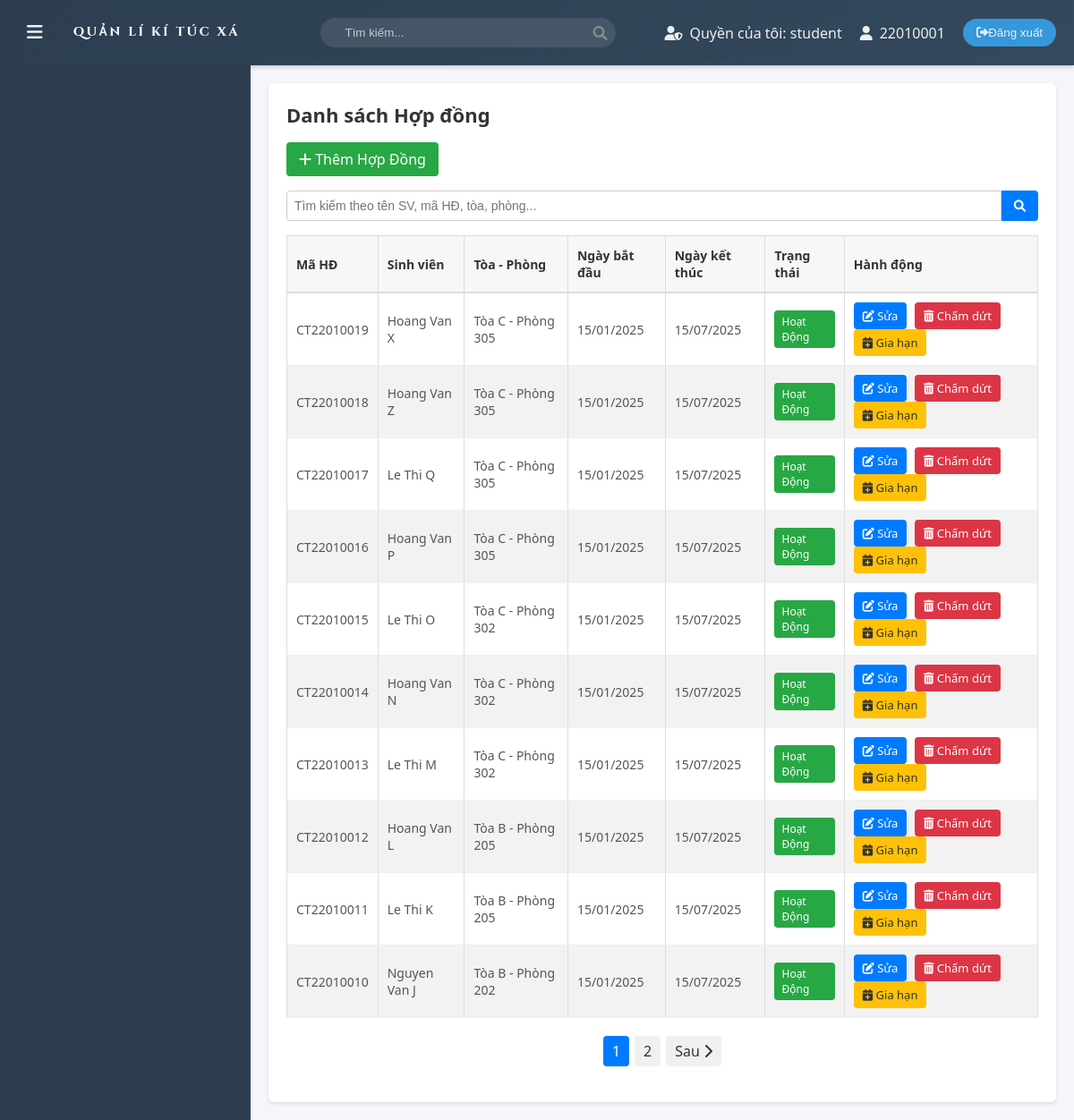
The app's page /php/admin/contracts_list.php (signed in) with its own data.
### tables this page shows
CREATE TABLE Contracts (
    contract_id INT AUTO_INCREMENT PRIMARY KEY,
    contract_code VARCHAR(50) UNIQUE NOT NULL,
    student_id INT NOT NULL,
    room_id INT NOT NULL,
    signed_date DATE NOT NULL,          
    start_date DATE NOT NULL,           
    end_date DATE,                      
    deposit DECIMAL(10,2) DEFAULT 0.00, 
    terms TEXT,                         
    status ENUM('active', 'terminated', 'expired') DEFAULT 'active',
    created_at TIMESTAMP DEFAULT CURRENT_TIMESTAMP,
    FOREIGN KEY (student_id) REFERENCES Students(student_id) ON DELETE CASCADE,
    FOREIGN KEY (room_id) REFERENCES Rooms(room_id) ON DELETE CASCADE
);

CREATE TABLE Students (
    student_id INT AUTO_INCREMENT PRIMARY KEY,
    student_code VARCHAR(50) UNIQUE NOT NULL,
    full_name VARCHAR(255) NOT NULL,
    email VARCHAR(255) NOT NULL,
    phone VARCHAR(20),
    gender ENUM('Male', 'Female', 'Other') DEFAULT 'Other',
    date_of_birth DATE,
    address VARCHAR(255),
    nationality VARCHAR(50) DEFAULT 'Vietnam',
    major VARCHAR(100),
    year_of_study INT CHECK (year_of_study BETWEEN 1 AND 5),
    gpa DECIMAL(3, 2) CHECK (gpa BETWEEN 0.0 AND 4.0),
    room_id INT,
    status ENUM('Active', 'Inactive', 'Graduated') DEFAULT 'Active',
    FOREIGN KEY (room_id) REFERENCES Rooms(room_id) ON DELETE SET NULL
);

CREATE TABLE Rooms (
    room_id INT AUTO_INCREMENT PRIMARY KEY,
    room_code VARCHAR(50) UNIQUE NOT NULL,
    building VARCHAR(1) NOT NULL,
    floor INT NOT NULL,
    room_number VARCHAR(10) NOT NULL,
    capacity ENUM('2', '4', '8') NOT NULL,
    status ENUM('available', 'occupied', 'maintenance') DEFAULT 'available',
    price DECIMAL(10,2) NOT NULL
);

### php/admin/contracts_list.php (the view, shortened to what this page needs)
<?php
include '../config/db_connect.php';
$limit = 10;
$page  = isset($_GET['page']) ? (int)$_GET['page'] : 1;
$offset = ($page - 1) * $limit;
$searchTerm = isset($_GET['search']) ? trim($_GET['search']) : '';
$sql_count = "SELECT COUNT(*) AS total
              FROM Contracts c
              LEFT JOIN Students s ON c.student_id = s.student_id
              LEFT JOIN Rooms r ON c.room_id = r.room_id
              WHERE 1 ";
$sql_main = "SELECT c.contract_id, c.contract_code,
                    s.full_name,
                    r.building, r.room_number,
                    c.start_date, c.end_date, c.status
             FROM Contracts c
             LEFT JOIN Students s ON c.student_id = s.student_id
             LEFT JOIN Rooms r ON c.room_id = r.room_id
             WHERE 1 ";
$sql_main .= " ORDER BY c.contract_id DESC
               LIMIT ? OFFSET ?";
$stmt_count = $conn->prepare($sql_count);
$stmt_count->execute();
$result_count = $stmt_count->get_result();
$totalRow = $result_count->fetch_assoc()['total'] ?? 0;
$totalPage = $totalRow > 0 ? ceil($totalRow / $limit) : 1;
$stmt_main = $conn->prepare($sql_main);
if ($searchTerm !== '') {
    $likeStr = "%{$searchTerm}%";
    $stmt_main->bind_param('ssssii',
        $likeStr, $likeStr, $likeStr, $likeStr,
        $limit, $offset
    );
} else {
    $stmt_main->bind_param('ii', $limit, $offset);
}
$stmt_main->execute();
$result_contracts = $stmt_main->get_result();
?>
<!DOCTYPE html>
<html lang="vi">
<head>
    <link rel="stylesheet" href="../../assets/css/main.css">
    <link rel="stylesheet" href="../../assets/css/manage_contracts.css">
    <link rel="stylesheet" href="https://cdnjs.cloudflare.com/ajax/libs/font-awesome/6.0.0/css/all.min.css">
</head>
<body>
    <?php include 'layout/header.php'; ?>
    <div class="container">
        <?php include 'layout/menu.php'; ?>
        <main class="content">
            <div class="contracts-list-container">
                <h2>Danh sách Hợp đồng</h2>
                <a href="create_contract.php" class="add-btn">
                    <i class="fas fa-plus"></i> Thêm Hợp Đồng
                </a>
                <form method="GET" class="search-form">
                    <input type="text" name="search"
                           placeholder="Tìm kiếm theo tên SV, mã HĐ, tòa, phòng..."
                           value="<?php echo htmlspecialchars($searchTerm); ?>">
                    <button type="submit"><i class="fas fa-search"></i></button>
                </form>
                <table id="contracts-table">
                    <thead>
                        <tr>
                            <th>Mã HĐ</th>
                            <th>Sinh viên</th>
                            <th>Tòa - Phòng</th>
                            <th>Ngày bắt đầu</th>
                            <th>Ngày kết thúc</th>
                            <th>Trạng thái</th>
                            <th>Hành động</th>
                        </tr>
                    </thead>
                    <tbody>
                        <?php if ($result_contracts->num_rows > 0): ?>
                            <?php while ($contract = $result_contracts->fetch_assoc()): ?>
                                <tr>
                                    <td><?php echo htmlspecialchars($contract['contract_code']); ?></td>
                                    <td><?php echo htmlspecialchars($contract['full_name']); ?></td>
                                    <td>
                                        <?php
                                            $building = $contract['building'];
                                            $roomNum  = $contract['room_number'];
                                            if ($building && $roomNum) {
                                                echo "Tòa " . htmlspecialchars($building)
                                                   . " - Phòng " . htmlspecialchars($roomNum);
                                            } else {
                                                echo 'Chưa phân phòng';
                                            }
                                        ?>
                                    </td>
                                    <td>
                                        <?php
                                            $startDate = date("d/m/Y", strtotime($contract['start_date']));
                                            echo htmlspecialchars($startDate);
                                        ?>
                                    </td>
                                    <td>
                                        <?php
                                            $endDate = date("d/m/Y", strtotime($contract['end_date']));
                                            echo htmlspecialchars($endDate);
                                        ?>
                                    </td>
                                    <td>
                                        <?php
                                        switch ($contract['status']) {
                                            case 'active':
                                                echo '<span class="status active">Hoạt động</span>';
                                                break;
                                        }
                                        ?>
                                    </td>
                                    <td>
                                        <a href="edit_contract.php?contract_id=<?php echo $contract['contract_id']; ?>"
                                           class="edit-btn" title="Sửa Hợp Đồng">
                                           <i class="fas fa-edit"></i> Sửa
                                        </a>
                                        <a href="javascript:void(0);"
                                           class="terminate-btn"
                                           data-contract-id="<?php echo $contract['contract_id']; ?>"
                                           title="Chấm dứt Hợp Đồng">
                                           <i class="fas fa-trash-alt"></i> Chấm dứt
                                        </a>
                                        <a href="renew_contract.php?contract_id=<?php echo $contract['contract_id']; ?>"
                                            class="renew-btn"
                                            title="Gia hạn Hợp đồng">
                                            <i class="fas fa-calendar-plus"></i> Gia hạn
                                        </a>
                                    </td>
                                </tr>
                            <?php endwhile; ?>
                        <?php endif; ?>
                    </tbody>
                </table>
                <?php if ($totalPage > 1): ?>
                    <div class="pagination-container">
                        <?php
                        for ($i = 1; $i <= $totalPage; $i++):
                            $active = ($i === $page) ? 'active' : '';
                            ?>
                            <a class="pagination-btn <?php echo $active; ?>"
                               href="?search=<?php echo urlencode($searchTerm); ?>&page=<?php echo $i; ?>">
                                <?php echo $i; ?>
                            </a>
                        <?php endfor; ?>
                        <?php if ($page < $totalPage): ?>
                            <a class="pagination-btn"
                               href="?search=<?php echo urlencode($searchTerm); ?>&page=<?php echo $page+1; ?>">
                               Sau <i class="fas fa-chevron-right"></i>
                            </a>
                        <?php endif; ?>
                    </div>
                <?php endif; ?>
            </div>
        </main>
    </div>
</body>
</html>

### php/admin/layout/header.php (shortened to what this page needs)
<?php
$username = $_SESSION['username'];
$role = $_SESSION['role'];
?>
<header>
    <div class="header-container">
        <div class="left-section">
            <button id="menu-toggle">
                <i class="fas fa-bars"></i>
            </button>
            <div class="logo_header">
                <div onclick="window.location.href='main.php'" class="img"><img src="../../assets/img/header.png" alt=""></div>
            </div>
        </div>
        <div class="search-box">
            <i class="fas fa-search"></i>
            <input type="text" id="menu-search" placeholder="Tìm kiếm...">
        </div>
        <div class="right-section">
            <div class="user-info">
                <div class="role">
                    <i class="fas fa-user-shield"></i>
                    <span>Quyền của tôi: <?php echo htmlspecialchars($role); ?></span>
                </div>
                <div class="username">
                    <i class="fas fa-user"></i>
                    <span id="username"><?php echo htmlspecialchars($username); ?></span>
                </div>
                <form method="POST" style="display:inline;">
                    <button type="submit" name="logout" id="logout">
                        <i class="fas fa-sign-out-alt"></i>
                        Đăng xuất
                    </button>
                </form>
            </div>
        </div>
    </div>
</header>

### php/admin/layout/menu.php (shortened to what this page needs)
<nav class="sidebar">
</nav>

### assets/css/main.css (style rules this page uses)
:root { --primary-color: #2c3e50; --secondary-color: #34495e; --accent-color: #3498db; --text-color: #ecf0f1; --hover-color: #2980b9; --transition-speed: 0.3s; }
body { font-family: 'Segoe UI', Tahoma, Geneva, Verdana, sans-serif; margin: 0; padding: 0; background-color: #f5f6fa; }
header { background: linear-gradient(135deg, var(--primary-color), var(--secondary-color)); color: var(--text-color); padding: 15px 0; box-shadow: 0 2px 5px rgba(0,0,0,0.2); }
.header-container { display: flex; justify-content: space-between; align-items: center; padding: 0 20px; }
.left-section { display: flex; align-items: center; gap: 20px; }
#menu-toggle { background: none; border: none; color: var(--text-color); font-size: 20px; cursor: pointer; padding: 10px; transition: var(--transition-speed); }
.search-box { display: flex; align-items: center; background-color: rgba(255, 255, 255, 0.1); padding: 8px 15px; border-radius: 20px; }
.search-box input { background: none; border: none; color: var(--text-color); margin-left: 10px; width: 200px; outline: none; }
.search-box input::placeholder { color: rgba(255, 255, 255, 0.7); }
.search-box { position: relative; width: 300px; }
.search-box .fa-search { position: absolute; right: 10px; top: 50%; transform: translateY(-50%); color: #7f8c8d; }
.right-section .user-info { display: flex; align-items: center; gap: 20px; }
.role, .username { display: flex; align-items: center; gap: 8px; }
.logo_header { display: flex; text-align: center; }
.logo_header .img { width: 192px; margin-right: 35px; }
.img img { width: 100%; }
#logout { background-color: var(--accent-color); border: none; color: var(--text-color); padding: 8px 15px; border-radius: 20px; cursor: pointer; transition: var(--transition-speed); display: flex; align-items: center; }
.container { display: flex; min-height: calc(100vh - 70px); }
.sidebar { width: 280px; background-color: var(--primary-color); color: var(--text-color); padding: 20px 0; transition: var(--transition-speed); transform: translateX(0); }
.content { flex-grow: 1; padding: 30px; transition: var(--transition-speed); }

### records on screen
contracts: contract_code "CT22010019", student.full_name "Hoang Van X", room.building "C", room.room_number "305", start_date "15/01/2025", end_date "15/07/2025", status "Hoạt Động"
contracts: contract_code "CT22010018", student.full_name "Hoang Van Z", room.building "C", room.room_number "305", start_date "15/01/2025", end_date "15/07/2025", status "Hoạt Động"
contracts: contract_code "CT22010017", student.full_name "Le Thi Q", room.building "C", room.room_number "305", start_date "15/01/2025", end_date "15/07/2025", status "Hoạt Động"
contracts: contract_code "CT22010016", student.full_name "Hoang Van P", room.building "C", room.room_number "305", start_date "15/01/2025", end_date "15/07/2025", status "Hoạt Động"
contracts: contract_code "CT22010015", student.full_name "Le Thi O", room.building "C", room.room_number "302", start_date "15/01/2025", end_date "15/07/2025", status "Hoạt Động"
contracts: contract_code "CT22010014", student.full_name "Hoang Van N", room.building "C", room.room_number "302", start_date "15/01/2025", end_date "15/07/2025", status "Hoạt Động"
contracts: contract_code "CT22010013", student.full_name "Le Thi M", room.building "C", room.room_number "302", start_date "15/01/2025", end_date "15/07/2025", status "Hoạt Động"
contracts: contract_code "CT22010012", student.full_name "Hoang Van L", room.building "B", room.room_number "205", start_date "15/01/2025", end_date "15/07/2025", status "Hoạt Động"
contracts: contract_code "CT22010011", student.full_name "Le Thi K", room.building "B", room.room_number "205", start_date "15/01/2025", end_date "15/07/2025", status "Hoạt Động"
contracts: contract_code "CT22010010", student.full_name "Nguyen Van J", room.building "B", room.room_number "202", start_date "15/01/2025", end_date "15/07/2025", status "Hoạt Động"

### other values on screen
$role "student"
$username "22010001"
